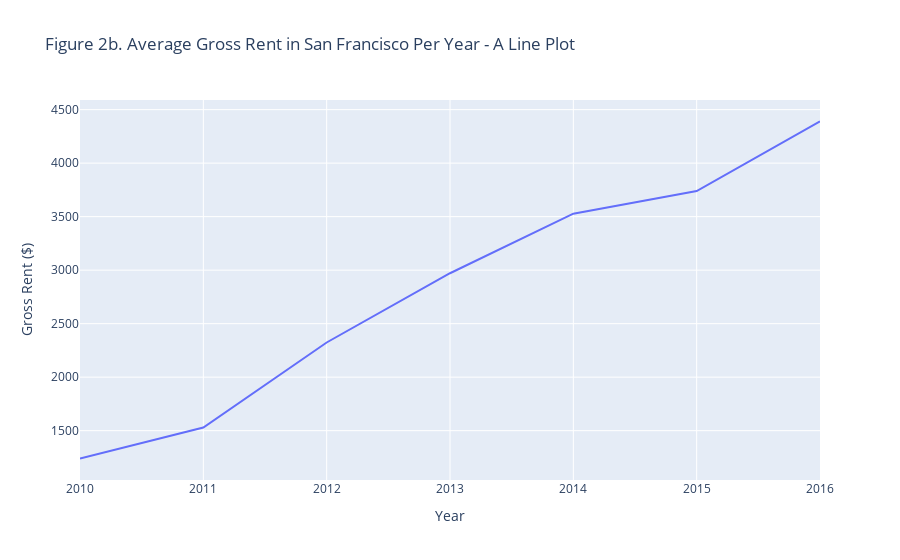

The code cell stored with this chart in its notebook:
### Code cell
# Use plotly express for a line graph
plot_gross_rent_line = px.line(gross_rent_grp, x="year", y="gross_rent", 
                                title='Figure 2b. Average Gross Rent in San Francisco Per Year - A Line Plot',
                                range_y = [min, max],
                                labels={"year": "Year", "gross_rent": "Gross Rent ($)"}
)
plot_gross_rent_line

### Figure 1 — Plotly figure (JSON) as saved in the notebook; plotly's stock layout.template omitted (floating-point values rounded to 4 significant figures)
{"data": [{"hoverlabel": {"namelength": 0}, "hovertemplate": "Year=%{x}<br>Gross Rent ($)=%{y}", "legendgroup": "", "line": {"color": "#636efa", "dash": "solid"}, "mode": "lines", "name": "", "showlegend": false, "type": "scatter", "x": [2010, 2011, 2012, 2013, 2014, 2015, 2016], "xaxis": "x", "y": [1239, 1530, 2324, 2971, 3528, 3739, 4390], "yaxis": "y"}], "layout": {"autosize": true, "legend": {"tracegroupgap": 0}, "title": {"text": "Figure 2b. Average Gross Rent in San Francisco Per Year - A Line Plot"}, "xaxis": {"anchor": "y", "autorange": true, "domain": [0, 1], "range": [2010, 2016], "title": {"text": "Year"}, "type": "linear"}, "yaxis": {"anchor": "x", "domain": [0, 1], "range": [1039, 4590], "title": {"text": "Gross Rent ($)"}, "type": "linear"}}}
